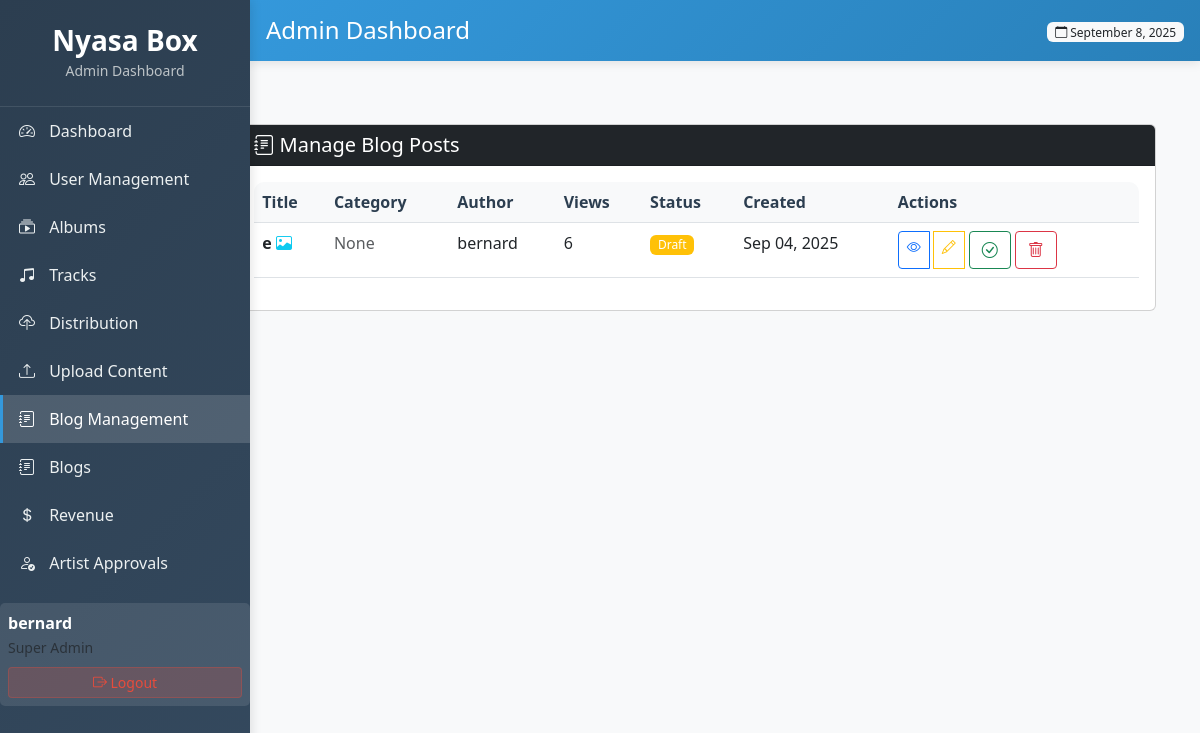
The page /adminxy/blog-management/ (signed in) on the database its author committed.
### core/models.py (models this page shows, shortened)
class BlogPost(models.Model):
    title = models.CharField(max_length=200)
    slug = models.SlugField(unique=True, max_length=200)
    author = models.ForeignKey(User, on_delete=models.CASCADE)
    category = models.ForeignKey(BlogCategory, on_delete=models.SET_NULL, null=True)
    content = models.TextField()
    featured_image = models.ImageField(upload_to='blog_images/', blank=True, null=True)
    created_at = models.DateTimeField(auto_now_add=True)
    updated_at = models.DateTimeField(auto_now=True)
    views = models.PositiveIntegerField(default=0)
    class Meta:
        indexes = [
            models.Index(fields=['slug'], name='idx_blogpost_slug'),
            models.Index(fields=['created_at'], name='idx_blogpost_created_at'),
        ]

### core/admin_views.py (the view, shortened to what this page needs)
# urls.py: path('adminxy/blog-management/', admin_views.admin_blog_management, name='admin_blog_management'),
@login_required
@user_passes_test(is_admin)
def admin_blog_management(request):
    blog_posts = BlogPost.objects.select_related('author', 'category').order_by('-created_at')
    categories = BlogCategory.objects.all()
    return render(request, 'peza/blog_management.html', {
        'blog_posts': blog_posts,
        'categories': categories,
    })

### core/admin_views.py (called while the page is built)
def is_admin(user):
    return user.is_authenticated and user.is_superuser

### core/templates/peza/blog_management.html (shortened to what this page needs)
{% extends 'peza/dashboard.html' %}
{% block content %}
<div class="container-fluid">
    <div class="row">
        <div class="col-md-9 col-lg-10 ms-auto">
            <div class="container-fluid mt-4">
            <div class="card">
                <div class="card-header bg-dark text-white">
                    <h5 class="mb-0"><i class="bi bi-journal-text"></i> Manage Blog Posts</h5>
                </div>
                <div class="card-body">
                    <div class="table-responsive">
                        <table class="table table-hover">
                            <thead>
                                <tr>
                                    <th>Title</th>
                                    <th>Category</th>
                                    <th>Author</th>
                                    <th>Views</th>
                                    <th>Status</th>
                                    <th>Created</th>
                                    <th>Actions</th>
                                </tr>
                            </thead>
                            <tbody>
                                {% for post in blog_posts %}
                                <tr>
                                    <td>
                                        <strong>{{ post.title }}</strong>
                                        {% if post.featured_image %}
                                        <i class="bi bi-image text-info" title="Has featured image"></i>
                                        {% endif %}
                                    </td>
                                    <td>
                                        {% if post.category %}
                                        <span class="badge bg-secondary">{{ post.category.name }}</span>
                                        {% else %}
                                        <span class="text-muted">None</span>
                                        {% endif %}
                                    </td>
                                    <td>{{ post.author.username }}</td>
                                    <td>{{ post.views }}</td>
                                    <td>
                                        <span class="badge bg-{% if post.is_published %}success{% else %}warning{% endif %}">
                                            {{ post.is_published|yesno:"Published,Draft" }}
                                        </span>
                                    </td>
                                    <td>{{ post.created_at|date:"M d, Y" }}</td>
                                    <td>
                                        <div class="btn-group btn-group-sm">
                                            <a href="{% url 'blog_detail' post.slug %}" class="btn btn-outline-primary" target="_blank">
                                                <i class="bi bi-eye"></i>
                                            </a>
                                            <a href="{% url 'admin_edit_blog' post.id %}" class="btn btn-outline-warning">
                                                <i class="bi bi-pencil"></i>
                                            </a>
                                            <form method="post" class="d-inline">
                                                <button type="submit" class="btn btn-outline-{% if post.is_published %}warning{% else %}success{% endif %}">
                                                    <i class="bi bi-{% if post.is_published %}x-circle{% else %}check-circle{% endif %}"></i>
                                                </button>
                                            </form>
                                            <form method="post" class="d-inline">
                                                <button type="submit" class="btn btn-outline-danger"
                                                        onclick="return confirm('Are you sure you want to delete this post?')">
                                                    <i class="bi bi-trash"></i>
                                                </button>
                                            </form>
                                        </div>
                                    </td>
                                </tr>
                                {% endfor %}
                            </tbody>
                        </table>
                    </div>
                </div>
            </div>
        </div>
    </div>
</div>
{% endblock %}

### core/templates/peza/base.html (shortened to what this page needs)
<!DOCTYPE html>
<html lang="en">
<head>
    <link href="https://cdn.jsdelivr.net/npm/bootstrap@5.3.0/dist/css/bootstrap.min.css" rel="stylesheet">
    <link rel="stylesheet" href="https://cdn.jsdelivr.net/npm/bootstrap-icons@1.10.0/font/bootstrap-icons.css">
</head>
<body>
    <div class="admin-sidebar">
        <div class="sidebar-brand">
            <h3>Nyasa Box</h3>
            <small class="text-muted">Admin Dashboard</small>
        </div>
        <div class="sidebar-nav">
            <ul class="nav flex-column">
                <li class="nav-item">
                    <a class="nav-link {% if request.resolver_match.url_name == 'admin_dashboard' %}active{% endif %}"
                       href="{% url 'admin_dashboard' %}">
                        <i class="bi bi-speedometer2"></i> Dashboard
                    </a>
                </li>
                <li class="nav-item">
                    <a class="nav-link {% if request.resolver_match.url_name == 'admin_users' %}active{% endif %}"
                       href="{% url 'admin_users' %}">
                        <i class="bi bi-people"></i> User Management
                    </a>
                </li>
                <li class="nav-item">
                    <a class="nav-link {% if request.resolver_match.url_name == 'admin_albums' %}active{% endif %}"
                       href="{% url 'admin_albums' %}">
                        <i class="bi bi-collection-play"></i> Albums
                    </a>
                </li>
                <li class="nav-item">
                    <a class="nav-link {% if request.resolver_match.url_name == 'admin_tracks' %}active{% endif %}"
                       href="{% url 'admin_tracks' %}">
                        <i class="bi bi-music-note-beamed"></i> Tracks
                    </a>
                </li>
                <li class="nav-item">
                    <a class="nav-link {% if request.resolver_match.url_name == 'admin_distribution_requests' %}active{% endif %}"
                       href="{% url 'admin_distribution_requests' %}">
                        <i class="bi bi-cloud-upload"></i> Distribution
                    </a>
                </li>
                <li class="nav-item">
                    <a class="nav-link {% if request.resolver_match.url_name == 'admin_upload_content' %}active{% endif %}"
                       href="{% url 'admin_upload_content' %}">
                        <i class="bi bi-upload"></i> Upload Content
                    </a>
                </li>
                <li class="nav-item">
                    <a class="nav-link {% if request.resolver_match.url_name == 'admin_blog_management' %}active{% endif %}"
                       href="{% url 'admin_blog_management' %}">
                        <i class="bi bi-journal-text"></i> Blog Management
                    </a>
                </li>
                  <li class="nav-item">
                    <a class="nav-link {% if request.resolver_match.url_name == 'create_blog' %}active{% endif %}"
                       href="{% url 'create_blog' %}">
                        <i class="bi bi-journal-text"></i> Blogs
                    </a>
                </li>
                <li class="nav-item">
                    <a class="nav-link {% if request.resolver_match.url_name == 'admin_revenue' %}active{% endif %}"
                       href="{% url 'admin_revenue' %}">
                        <i class="bi bi-currency-dollar"></i> Revenue
                    </a>
                </li>
                <li class="nav-item">
                    <a class="nav-link {% if request.resolver_match.url_name == 'admin_artist_approvals' %}active{% endif %}"
                       href="{% url 'admin_artist_approvals' %}">
                        <i class="bi bi-person-check"></i> Artist Approvals
                    </a>
                </li>
            </ul>
        </div>
        <div class="user-info">
            <div class="d-flex align-items-center">
                <div class="flex-grow-1">
                    <strong>{{ user.username }}</strong>
                    <br>
                    <small class="text-muted">Super Admin</small>
                </div>
            </div>
            <form method="post" action="{% url 'logout' %}" class="mt-2">
                <button type="submit" class="btn btn-sm logout-btn w-100">
                    <i class="bi bi-box-arrow-right"></i> Logout
                </button>
            </form>
        </div>
    </div>
    <div class="admin-header">
        <div class="d-flex justify-content-between align-items-center">
            <h4 class="mb-0">
                {% block page_title %}Admin Dashboard{% endblock %}
            </h4>
            <div>
                <span class="badge bg-light text-dark">
                    <i class="bi bi-calendar"></i> {% now "F j, Y" %}
                </span>
            </div>
        </div>
    </div>
    <div class="admin-content">
        {% block content %}{% endblock %}
    </div>
</body>
</html>

### core/templates/peza/base.html (style rules this page uses)
body { background-color: #f8f9fa; font-family: 'Segoe UI', Tahoma, Geneva, Verdana, sans-serif; }
.admin-sidebar { background: linear-gradient(135deg, #2c3e50, #34495e); color: white; height: 100vh; position: fixed; left: 0; top: 0; width: 250px; z-index: 1000; box-shadow: 2px 0 10px rgba(0,0,0,0.1); }
.admin-header { background: linear-gradient(135deg, #3498db, #2980b9); color: white; padding: 1rem; margin-left: 0px; position: fixed; top: 0; right: 0; left: 250px; z-index: 999; box-shadow: 0 2px 10px rgba(0,0,0,0.1); }
.admin-content { margin-left: 0px; margin-top: 80px; padding: 20px; min-height: calc(100vh - 80px); }
.sidebar-brand { padding: 1.5rem 1rem; border-bottom: 1px solid rgba(255,255,255,0.1); text-align: center; }
.sidebar-brand h3 { margin: 0; font-weight: 600; }
.sidebar-brand .text-muted { color: #bdc3c7 !important; }
.nav-link { color: #ecf0f1; padding: 0.75rem 1rem; border-left: 3px solid transparent; transition: all 0.3s ease; }
.nav-link.active { background-color: rgba(255,255,255,0.15); border-left-color: #3498db; color: #ffffff; }
.nav-link i { width: 20px; margin-right: 10px; }
.table-responsive { border-radius: 10px; overflow: hidden; }
.table th { background-color: #f8f9fa; border-top: none; font-weight: 600; color: #2c3e50; }
.badge { font-weight: 500; }
.user-info { background: rgba(255,255,255,0.1); border-radius: 5px; padding: 0.5rem; margin-top: 1rem; }
.logout-btn { background: rgba(231, 76, 60, 0.2); border: 1px solid rgba(231, 76, 60, 0.3); color: #e74c3c; }

### core/templates/peza/blog_management.html (style rules this page uses)
.table th { background-color: #f8f9fa; font-weight: 600; }
.btn-group .btn { border-radius: 0.25rem; margin-right: 0.25rem; }
.badge { font-weight: 500; }

### rows shown on the page
BlogPost: title "e", shows "None", author.username "bernard", views "6", is_published "Draft", created_at "Sep 04, 2025"

### other values the page prints
{{ user.username }} "bernard"
